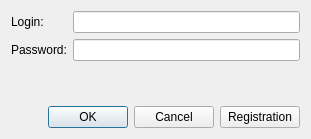
<?xml version="1.0" encoding="UTF-8"?>
<ui version="4.0">
 <class>LoginForm</class>
 <widget class="QWidget" name="LoginForm">
  <property name="geometry">
   <rect>
    <x>0</x>
    <y>0</y>
    <width>311</width>
    <height>139</height>
   </rect>
  </property>
  <property name="windowTitle">
   <string>Form</string>
  </property>
  <layout class="QVBoxLayout" name="verticalLayout" stretch="1,0,0">
   <item>
    <layout class="QFormLayout" name="formLayout">
     <item row="0" column="0">
      <widget class="QLabel" name="label">
       <property name="text">
        <string>Login:</string>
       </property>
      </widget>
     </item>
     <item row="1" column="0">
      <widget class="QLabel" name="label_2">
       <property name="text">
        <string>Password:</string>
       </property>
      </widget>
     </item>
     <item row="0" column="1">
      <widget class="QLineEdit" name="loginEdit"/>
     </item>
     <item row="1" column="1">
      <widget class="QLineEdit" name="passwordEdit">
       <property name="echoMode">
        <enum>QLineEdit::Password</enum>
       </property>
      </widget>
     </item>
    </layout>
   </item>
   <item>
    <spacer name="verticalSpacer">
     <property name="orientation">
      <enum>Qt::Vertical</enum>
     </property>
     <property name="sizeHint" stdset="0">
      <size>
       <width>20</width>
       <height>40</height>
      </size>
     </property>
    </spacer>
   </item>
   <item>
    <layout class="QHBoxLayout" name="horizontalLayout">
     <item>
      <widget class="QDialogButtonBox" name="buttonBox">
       <property name="standardButtons">
        <set>QDialogButtonBox::Cancel|QDialogButtonBox::Ok</set>
       </property>
      </widget>
     </item>
     <item>
      <widget class="QPushButton" name="registrationPushButton">
       <property name="text">
        <string>Registration</string>
       </property>
      </widget>
     </item>
    </layout>
   </item>
  </layout>
 </widget>
 <resources/>
 <connections/>
</ui>
